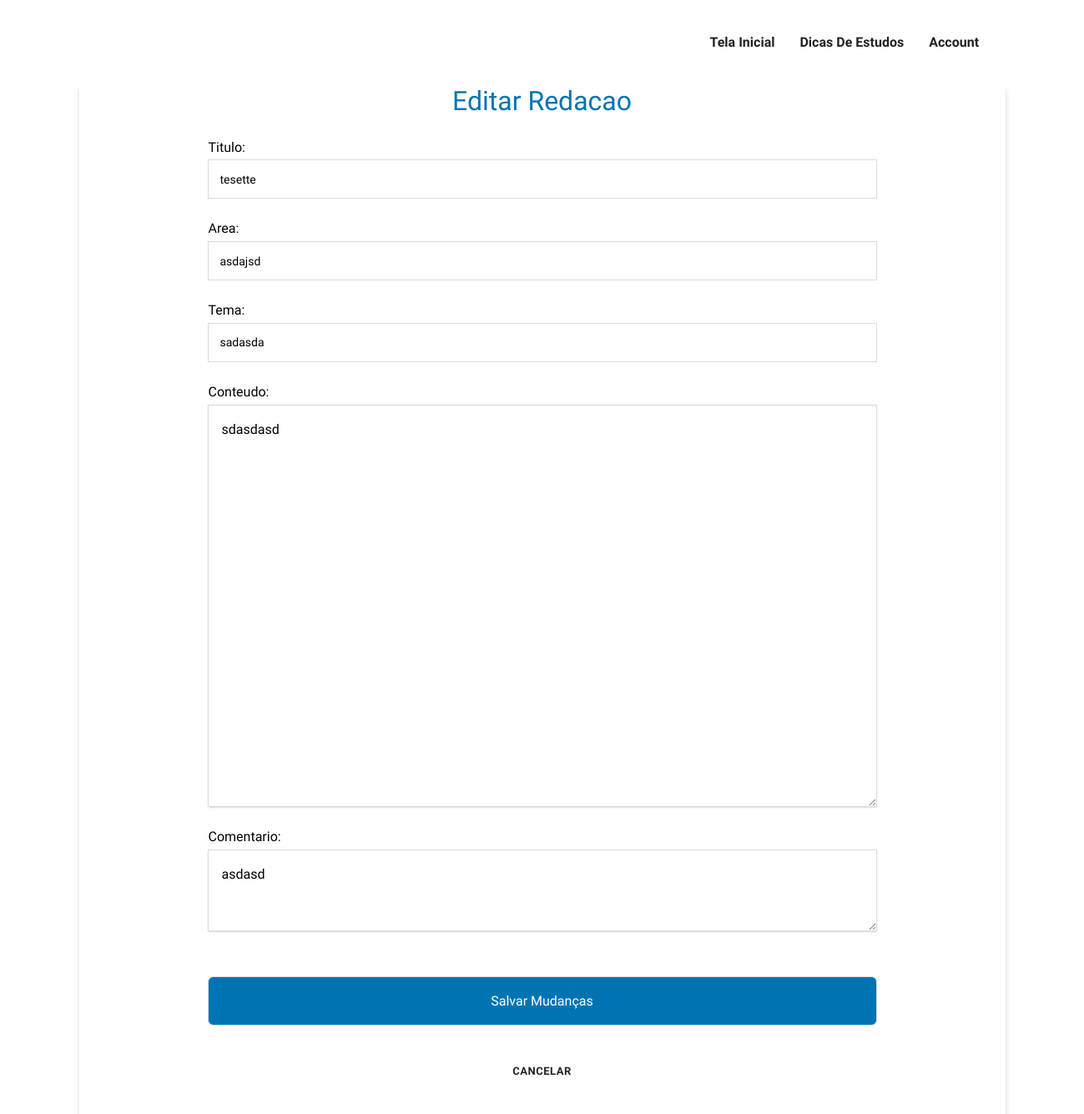
The page /redif/editar/3/ (signed in) on the database its author committed.
### RedifApp/models.py (models this page shows)
class Redacao(models.Model):
    titulo = models.CharField(
        max_length = 45,
        blank = False,
        null = False,
    )
    area = models.CharField(
        blank=False,
        null = False,
        max_length=45,
    )
    tema = models.CharField(
        blank=False,
        null = False,
        max_length=45,
    )
    data_criacao = models.DateTimeField(
        blank=False,
        null = False,
        default= date.today,
    )
    conteudo = models.TextField(
        blank = False,
        null = False,
        max_length= 15000
    )
    comentario = models.TextField(
        max_length=300,
        blank= True,
        null= True,
        default=None
    )
    fk_autor = models.ForeignKey(
        User,
        on_delete=models.CASCADE,
    )

### RedifApp/views.py (the view)
# urls.py: path('editar/<int:id>/', views.editarRedacao, name='editarRedacao'),
@login_required
def editarRedacao(request, id):
    redacao = Redacao.objects.get(pk=id)
    if redacao.fk_autor.id == request.user.id:
        return redirect('/redif/listar')
    if request.method == "POST":
        form = RedacaoForm(request.POST, instance=redacao)
        if form.is_valid():
            form.save()
            return redirect("/redif/listar/")
    else:
        form = RedacaoForm(instance=redacao)
    context = {
        "form" : form,
        "id"   : id,
    }
    return render(request, "redacao/editar.html", context)

### RedifApp/forms.py
class RedacaoForm(forms.ModelForm):
    class Meta:
        model = Redacao
        fields = ['titulo', 'area', 'tema', 'conteudo', 'comentario', ]

### templates/redacao/editar.html (shortened to what this page needs)
{% extends '-index.html' %}
{% load static %}
{% block head %}
<link rel="stylesheet" href="{% static 'css/redacoes/style.css'%}">
{%endblock%}
{%load static%}
{% block content %}
<main>
    <section  id="xctn-1">
        <section id="xctn-2">
            <h1>Editar Redacao</h1>
            <form action="." method="post" id="xctn-2">
                {{ form.as_ul }}
                <input type="submit" value="Salvar Mudanças">
            </form>
            <aside>
                <div id="more">
                    <a href="/redif/listar/"><button class="btn">Cancelar</button></a>
                </div>
            </aside>
        </section>
    </section>
</main>
{% endblock %}

### static/css/style.css (style rules this page uses)
html { overflow-x: hidden; }
body { line-height: 1.6; font-family: "Roboto", sans-serif; -webkit-font-smoothing: antialiased; font-size: 16px; color: #6F8BA4; font-weight: 400; }
h1, .h1, h2, .h2, h3, .h3, h4, .h4, h5, .h5, h6, .h6 { font-family: "Exo", sans-serif; font-weight: 700; color: #222; }
h1, .h1 { font-size: 2.5rem; }
input[type="email"], input[type="password"], input[type="text"], input[type="tel"] { box-shadow: none; height: 45px; outline: none; font-size: 14px; }
.btn { display: inline-block; font-size: 14px; font-size: 0.8125rem; font-weight: 700; letter-spacing: .5px; padding: .75rem 2rem; font-family: "Exo", sans-serif; text-transform: uppercase; border-radius: 5px; border: 2px solid transparent; transition: all .35s ease; }
a { color: #222; text-decoration: none; transition: all .35s ease; }

### static/css/redacoes/style.css (style rules this page uses)
* { text-decoration: none; list-style: none; border: none; outline: none; padding: 0; margin: 0; font-family: 'Ubuntu', sans-serif; box-sizing: border-box; }
a { color: var(--main-color); }
:root { --main-color: #0074B3; --sec-color : #000000; }
section#xctn-2 { background-color: #FFF; color: #000000; display: flex; align-items: center; flex-direction: column; }
h1 { font: normal 200% 'Ubuntu'; color: var(--main-color); }
#xctn-1 form { display: flex; width: 100%; display: flex; align-items: center; flex-direction: column; }
#xctn-1 input { padding: 0; margin: 0; border: none; }
#xctn-1 li { width: 100%; border-radius: 5px; position: relative; width: 100%; display: flex; margin: 1em 0 1em 0; display: flex; flex-direction: column; }
main { display: flex; justify-content: center; align-items: center; }
#xctn-1 form input, textarea { outline: 1px solid #dbdbdb; width: 100%; padding: 1em; transition: 0.3s; }
#xctn-1 textarea { box-shadow: rgba(0, 0, 0, 0.12) 0px 1px 3px, rgba(0, 0, 0, 0.24) 0px 1px 2px; font-size: 12pt; }
#xctn-1 form li { margin-bottom: 0.5em; }
#xctn-1 form label { margin-bottom: 0.2em; }
#id_comentario { height: 6em; }
#xctn-1 #id_conteudo { height: 30em; }
#xctn-1 form input[type='submit'] { background-color: var(--main-color); color: #FFF; margin-top: 3em; padding: 1em; width: 100%; border-radius: 5px; }
#xctn-2 aside { padding: 2em; }
@media only screen and (min-width: 400px) { section#xctn-1 { display: flex; justify-content: center; height: fit-content; width: 100%; box-shadow: rgb(0 0 0 / 16%) 0px 4px 6px; } }
@media only screen and (min-width: 400px) { section#xctn-2 { width: 92%; border-radius: 10px; max-width: 800px; height: fit-content; box-shadow: none; } }
@media only screen and (min-height:800px) { section#xctn-2 { justify-content: center; } }

### rows shown on the page
Redacao: titulo "tesette", area "asdajsd", tema "sadasda", conteudo "sdasdasd", comentario "asdasd"
